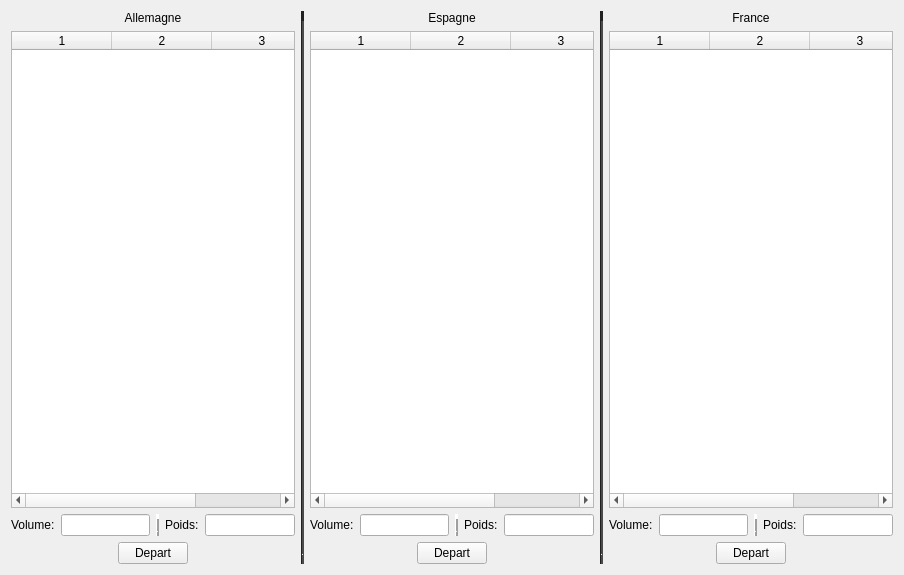
<?xml version="1.0" encoding="UTF-8"?>
<ui version="4.0">
 <class>Widget</class>
 <widget class="QWidget" name="Widget">
  <property name="geometry">
   <rect>
    <x>0</x>
    <y>0</y>
    <width>904</width>
    <height>575</height>
   </rect>
  </property>
  <property name="windowTitle">
   <string>Widget</string>
  </property>
  <layout class="QHBoxLayout" name="horizontalLayout_2">
   <item>
    <layout class="QHBoxLayout" name="horizontalLayout">
     <item>
      <layout class="QVBoxLayout" name="verticalLayoutAllemagne">
       <item>
        <widget class="QLabel" name="labelAllemagne">
         <property name="text">
          <string>Allemagne</string>
         </property>
         <property name="alignment">
          <set>Qt::AlignCenter</set>
         </property>
        </widget>
       </item>
       <item>
        <widget class="QTableWidget" name="tableWidgetAllemagne">
         <property name="maximumSize">
          <size>
           <width>16777215</width>
           <height>16777215</height>
          </size>
         </property>
         <property name="showGrid">
          <bool>true</bool>
         </property>
         <property name="rowCount">
          <number>0</number>
         </property>
         <property name="columnCount">
          <number>3</number>
         </property>
         <attribute name="horizontalHeaderVisible">
          <bool>true</bool>
         </attribute>
         <attribute name="horizontalHeaderStretchLastSection">
          <bool>false</bool>
         </attribute>
         <attribute name="verticalHeaderVisible">
          <bool>true</bool>
         </attribute>
         <column/>
         <column/>
         <column/>
        </widget>
       </item>
       <item>
        <layout class="QHBoxLayout" name="horizontalLayoutAllemagneCamion">
         <item>
          <widget class="QLabel" name="labelVolumeCamionAllemagne">
           <property name="maximumSize">
            <size>
             <width>16777215</width>
             <height>30</height>
            </size>
           </property>
           <property name="text">
            <string>Volume:</string>
           </property>
          </widget>
         </item>
         <item>
          <widget class="QLineEdit" name="lineEditVolumeCamionAllemagne">
           <property name="readOnly">
            <bool>true</bool>
           </property>
          </widget>
         </item>
         <item>
          <widget class="Line" name="line">
           <property name="frameShadow">
            <enum>QFrame::Raised</enum>
           </property>
           <property name="lineWidth">
            <number>5</number>
           </property>
           <property name="orientation">
            <enum>Qt::Vertical</enum>
           </property>
          </widget>
         </item>
         <item>
          <widget class="QLabel" name="labelPoidsCamionAllemagne">
           <property name="text">
            <string>Poids:</string>
           </property>
          </widget>
         </item>
         <item>
          <widget class="QLineEdit" name="lineEditPoidsCamionAllemagne">
           <property name="readOnly">
            <bool>true</bool>
           </property>
          </widget>
         </item>
        </layout>
       </item>
       <item>
        <layout class="QHBoxLayout" name="horizontalLayoutEnvoyerAllemagne">
         <item>
          <spacer name="horizontalSpacer_2">
           <property name="orientation">
            <enum>Qt::Horizontal</enum>
           </property>
           <property name="sizeHint" stdset="0">
            <size>
             <width>40</width>
             <height>20</height>
            </size>
           </property>
          </spacer>
         </item>
         <item>
          <widget class="QPushButton" name="pushButtonAllemagne">
           <property name="maximumSize">
            <size>
             <width>70</width>
             <height>16777215</height>
            </size>
           </property>
           <property name="text">
            <string>Depart</string>
           </property>
          </widget>
         </item>
         <item>
          <spacer name="horizontalSpacer">
           <property name="orientation">
            <enum>Qt::Horizontal</enum>
           </property>
           <property name="sizeHint" stdset="0">
            <size>
             <width>40</width>
             <height>20</height>
            </size>
           </property>
          </spacer>
         </item>
        </layout>
       </item>
      </layout>
     </item>
     <item>
      <widget class="Line" name="line_4">
       <property name="palette">
        <palette>
         <active>
          <colorrole role="WindowText">
           <brush brushstyle="SolidPattern">
            <color alpha="255">
             <red>0</red>
             <green>0</green>
             <blue>0</blue>
            </color>
           </brush>
          </colorrole>
          <colorrole role="Button">
           <brush brushstyle="SolidPattern">
            <color alpha="255">
             <red>32</red>
             <green>74</green>
             <blue>135</blue>
            </color>
           </brush>
          </colorrole>
          <colorrole role="Light">
           <brush brushstyle="SolidPattern">
            <color alpha="255">
             <red>48</red>
             <green>111</green>
             <blue>202</blue>
            </color>
           </brush>
          </colorrole>
          <colorrole role="Midlight">
           <brush brushstyle="SolidPattern">
            <color alpha="255">
             <red>40</red>
             <green>92</green>
             <blue>168</blue>
            </color>
           </brush>
          </colorrole>
          <colorrole role="Dark">
           <brush brushstyle="SolidPattern">
            <color alpha="255">
             <red>16</red>
             <green>37</green>
             <blue>67</blue>
            </color>
           </brush>
          </colorrole>
          <colorrole role="Mid">
           <brush brushstyle="SolidPattern">
            <color alpha="255">
             <red>21</red>
             <green>49</green>
             <blue>90</blue>
            </color>
           </brush>
          </colorrole>
          <colorrole role="Text">
           <brush brushstyle="SolidPattern">
            <color alpha="255">
             <red>0</red>
             <green>0</green>
             <blue>0</blue>
            </color>
           </brush>
          </colorrole>
          <colorrole role="BrightText">
           <brush brushstyle="SolidPattern">
            <color alpha="255">
             <red>255</red>
             <green>255</green>
             <blue>255</blue>
            </color>
           </brush>
          </colorrole>
          <colorrole role="ButtonText">
           <brush brushstyle="SolidPattern">
            <color alpha="255">
             <red>0</red>
             <green>0</green>
             <blue>0</blue>
            </color>
           </brush>
          </colorrole>
          <colorrole role="Base">
           <brush brushstyle="SolidPattern">
            <color alpha="255">
             <red>255</red>
             <green>255</green>
             <blue>255</blue>
            </color>
           </brush>
          </colorrole>
          <colorrole role="Window">
           <brush brushstyle="SolidPattern">
            <color alpha="255">
             <red>32</red>
             <green>74</green>
             <blue>135</blue>
            </color>
           </brush>
          </colorrole>
          <colorrole role="Shadow">
           <brush brushstyle="SolidPattern">
            <color alpha="255">
             <red>0</red>
             <green>0</green>
             <blue>0</blue>
            </color>
           </brush>
          </colorrole>
          <colorrole role="AlternateBase">
           <brush brushstyle="SolidPattern">
            <color alpha="255">
             <red>143</red>
             <green>164</green>
             <blue>195</blue>
            </color>
           </brush>
          </colorrole>
          <colorrole role="ToolTipBase">
           <brush brushstyle="SolidPattern">
            <color alpha="255">
             <red>255</red>
             <green>255</green>
             <blue>220</blue>
            </color>
           </brush>
          </colorrole>
          <colorrole role="ToolTipText">
           <brush brushstyle="SolidPattern">
            <color alpha="255">
             <red>0</red>
             <green>0</green>
             <blue>0</blue>
            </color>
           </brush>
          </colorrole>
          <colorrole role="PlaceholderText">
           <brush brushstyle="SolidPattern">
            <color alpha="127">
             <red>0</red>
             <green>0</green>
             <blue>0</blue>
            </color>
           </brush>
          </colorrole>
         </active>
         <inactive>
          <colorrole role="WindowText">
           <brush brushstyle="SolidPattern">
            <color alpha="255">
             <red>240</red>
             <green>240</green>
             <blue>240</blue>
            </color>
           </brush>
          </colorrole>
          <colorrole role="Button">
           <brush brushstyle="SolidPattern">
            <color alpha="255">
             <red>50</red>
             <green>50</green>
             <blue>50</blue>
            </color>
           </brush>
          </colorrole>
          <colorrole role="Light">
           <brush brushstyle="SolidPattern">
            <color alpha="255">
             <red>75</red>
             <green>75</green>
             <blue>75</blue>
            </color>
           </brush>
          </colorrole>
          <colorrole role="Midlight">
           <brush brushstyle="SolidPattern">
            <color alpha="255">
             <red>42</red>
             <green>42</green>
             <blue>42</blue>
            </color>
           </brush>
          </colorrole>
          <colorrole role="Dark">
           <brush brushstyle="SolidPattern">
            <color alpha="255">
             <red>33</red>
             <green>33</green>
             <blue>33</blue>
            </color>
           </brush>
          </colorrole>
          <colorrole role="Mid">
           <brush brushstyle="SolidPattern">
            <color alpha="255">
             <red>38</red>
             <green>38</green>
             <blue>38</blue>
            </color>
           </brush>
          </colorrole>
          <colorrole role="Text">
           <brush brushstyle="SolidPattern">
            <color alpha="255">
             <red>240</red>
             <green>240</green>
             <blue>240</blue>
            </color>
           </brush>
          </colorrole>
          <colorrole role="BrightText">
           <brush brushstyle="SolidPattern">
            <color alpha="255">
             <red>75</red>
             <green>75</green>
             <blue>75</blue>
            </color>
           </brush>
          </colorrole>
          <colorrole role="ButtonText">
           <brush brushstyle="SolidPattern">
            <color alpha="255">
             <red>240</red>
             <green>240</green>
             <blue>240</blue>
            </color>
           </brush>
          </colorrole>
          <colorrole role="Base">
           <brush brushstyle="SolidPattern">
            <color alpha="255">
             <red>36</red>
             <green>36</green>
             <blue>36</blue>
            </color>
           </brush>
          </colorrole>
          <colorrole role="Window">
           <brush brushstyle="SolidPattern">
            <color alpha="255">
             <red>50</red>
             <green>50</green>
             <blue>50</blue>
            </color>
           </brush>
          </colorrole>
          <colorrole role="Shadow">
           <brush brushstyle="SolidPattern">
            <color alpha="255">
             <red>25</red>
             <green>25</green>
             <blue>25</blue>
            </color>
           </brush>
          </colorrole>
          <colorrole role="AlternateBase">
           <brush brushstyle="SolidPattern">
            <color alpha="255">
             <red>43</red>
             <green>43</green>
             <blue>43</blue>
            </color>
           </brush>
          </colorrole>
          <colorrole role="ToolTipBase">
           <brush brushstyle="SolidPattern">
            <color alpha="255">
             <red>255</red>
             <green>255</green>
             <blue>220</blue>
            </color>
           </brush>
          </colorrole>
          <colorrole role="ToolTipText">
           <brush brushstyle="SolidPattern">
            <color alpha="255">
             <red>0</red>
             <green>0</green>
             <blue>0</blue>
            </color>
           </brush>
          </colorrole>
          <colorrole role="PlaceholderText">
           <brush brushstyle="SolidPattern">
            <color alpha="128">
             <red>240</red>
             <green>240</green>
             <blue>240</blue>
            </color>
           </brush>
          </colorrole>
         </inactive>
         <disabled>
          <colorrole role="WindowText">
           <brush brushstyle="SolidPattern">
            <color alpha="255">
             <red>16</red>
             <green>37</green>
             <blue>67</blue>
            </color>
           </brush>
          </colorrole>
          <colorrole role="Button">
           <brush brushstyle="SolidPattern">
            <color alpha="255">
             <red>32</red>
             <green>74</green>
             <blue>135</blue>
            </color>
           </brush>
          </colorrole>
          <colorrole role="Light">
           <brush brushstyle="SolidPattern">
            <color alpha="255">
             <red>48</red>
             <green>111</green>
             <blue>202</blue>
            </color>
           </brush>
          </colorrole>
          <colorrole role="Midlight">
           <brush brushstyle="SolidPattern">
            <color alpha="255">
             <red>40</red>
             <green>92</green>
             <blue>168</blue>
            </color>
           </brush>
          </colorrole>
          <colorrole role="Dark">
           <brush brushstyle="SolidPattern">
            <color alpha="255">
             <red>16</red>
             <green>37</green>
             <blue>67</blue>
            </color>
           </brush>
          </colorrole>
          <colorrole role="Mid">
           <brush brushstyle="SolidPattern">
            <color alpha="255">
             <red>21</red>
             <green>49</green>
             <blue>90</blue>
            </color>
           </brush>
          </colorrole>
          <colorrole role="Text">
           <brush brushstyle="SolidPattern">
            <color alpha="255">
             <red>16</red>
             <green>37</green>
             <blue>67</blue>
            </color>
           </brush>
          </colorrole>
          <colorrole role="BrightText">
           <brush brushstyle="SolidPattern">
            <color alpha="255">
             <red>255</red>
             <green>255</green>
             <blue>255</blue>
            </color>
           </brush>
          </colorrole>
          <colorrole role="ButtonText">
           <brush brushstyle="SolidPattern">
            <color alpha="255">
             <red>16</red>
             <green>37</green>
             <blue>67</blue>
            </color>
           </brush>
          </colorrole>
          <colorrole role="Base">
           <brush brushstyle="SolidPattern">
            <color alpha="255">
             <red>32</red>
             <green>74</green>
             <blue>135</blue>
            </color>
           </brush>
          </colorrole>
          <colorrole role="Window">
           <brush brushstyle="SolidPattern">
            <color alpha="255">
             <red>32</red>
             <green>74</green>
             <blue>135</blue>
            </color>
           </brush>
          </colorrole>
          <colorrole role="Shadow">
           <brush brushstyle="SolidPattern">
            <color alpha="255">
             <red>37</red>
             <green>37</green>
             <blue>37</blue>
            </color>
           </brush>
          </colorrole>
          <colorrole role="AlternateBase">
           <brush brushstyle="SolidPattern">
            <color alpha="255">
             <red>43</red>
             <green>43</green>
             <blue>43</blue>
            </color>
           </brush>
          </colorrole>
          <colorrole role="ToolTipBase">
           <brush brushstyle="SolidPattern">
            <color alpha="255">
             <red>255</red>
             <green>255</green>
             <blue>220</blue>
            </color>
           </brush>
          </colorrole>
          <colorrole role="ToolTipText">
           <brush brushstyle="SolidPattern">
            <color alpha="255">
             <red>0</red>
             <green>0</green>
             <blue>0</blue>
            </color>
           </brush>
          </colorrole>
          <colorrole role="PlaceholderText">
           <brush brushstyle="SolidPattern">
            <color alpha="128">
             <red>240</red>
             <green>240</green>
             <blue>240</blue>
            </color>
           </brush>
          </colorrole>
         </disabled>
        </palette>
       </property>
       <property name="lineWidth">
        <number>10</number>
       </property>
       <property name="orientation">
        <enum>Qt::Vertical</enum>
       </property>
      </widget>
     </item>
     <item>
      <layout class="QVBoxLayout" name="verticalLayoutEspagne">
       <item>
        <widget class="QLabel" name="labelEspagne">
         <property name="text">
          <string>Espagne</string>
         </property>
         <property name="alignment">
          <set>Qt::AlignCenter</set>
         </property>
        </widget>
       </item>
       <item>
        <widget class="QTableWidget" name="tableWidgetEspagne">
         <property name="maximumSize">
          <size>
           <width>16777215</width>
           <height>16777215</height>
          </size>
         </property>
         <property name="columnCount">
          <number>3</number>
         </property>
         <column/>
         <column/>
         <column/>
        </widget>
       </item>
       <item>
        <layout class="QHBoxLayout" name="horizontalLayoutEspagneCamion">
         <item>
          <widget class="QLabel" name="labelVolumeCamionEspagne">
           <property name="maximumSize">
            <size>
             <width>16777215</width>
             <height>30</height>
            </size>
           </property>
           <property name="text">
            <string>Volume:</string>
           </property>
          </widget>
         </item>
         <item>
          <widget class="QLineEdit" name="lineEditVolumeCamionEspagne">
           <property name="readOnly">
            <bool>true</bool>
           </property>
          </widget>
         </item>
         <item>
          <widget class="Line" name="line_2">
           <property name="frameShadow">
            <enum>QFrame::Raised</enum>
           </property>
           <property name="lineWidth">
            <number>5</number>
           </property>
           <property name="orientation">
            <enum>Qt::Vertical</enum>
           </property>
          </widget>
         </item>
         <item>
          <widget class="QLabel" name="labelPoidsCamionEspagne">
           <property name="text">
            <string>Poids:</string>
           </property>
          </widget>
         </item>
         <item>
          <widget class="QLineEdit" name="lineEditPoidsCamionEspagne">
           <property name="readOnly">
            <bool>true</bool>
           </property>
          </widget>
         </item>
        </layout>
       </item>
       <item>
        <layout class="QHBoxLayout" name="horizontalLayoutEnvoyerEspagne">
         <item>
          <spacer name="horizontalSpacer_3">
           <property name="orientation">
            <enum>Qt::Horizontal</enum>
           </property>
           <property name="sizeHint" stdset="0">
            <size>
             <width>40</width>
             <height>20</height>
            </size>
           </property>
          </spacer>
         </item>
         <item>
          <widget class="QPushButton" name="pushButtonEspagne">
           <property name="maximumSize">
            <size>
             <width>70</width>
             <height>16777215</height>
            </size>
           </property>
           <property name="text">
            <string>Depart</string>
           </property>
          </widget>
         </item>
         <item>
          <spacer name="horizontalSpacer_4">
           <property name="orientation">
            <enum>Qt::Horizontal</enum>
           </property>
           <property name="sizeHint" stdset="0">
            <size>
             <width>40</width>
             <height>20</height>
            </size>
           </property>
          </spacer>
         </item>
        </layout>
       </item>
      </layout>
     </item>
     <item>
      <widget class="Line" name="line_5">
       <property name="palette">
        <palette>
         <active>
          <colorrole role="WindowText">
           <brush brushstyle="SolidPattern">
            <color alpha="255">
             <red>0</red>
             <green>0</green>
             <blue>0</blue>
            </color>
           </brush>
          </colorrole>
          <colorrole role="Button">
           <brush brushstyle="SolidPattern">
            <color alpha="255">
             <red>32</red>
             <green>74</green>
             <blue>135</blue>
            </color>
           </brush>
          </colorrole>
          <colorrole role="Light">
           <brush brushstyle="SolidPattern">
            <color alpha="255">
             <red>48</red>
             <green>111</green>
             <blue>202</blue>
            </color>
           </brush>
          </colorrole>
          <colorrole role="Midlight">
           <brush brushstyle="SolidPattern">
            <color alpha="255">
             <red>40</red>
             <green>92</green>
             <blue>168</blue>
            </color>
           </brush>
          </colorrole>
          <colorrole role="Dark">
           <brush brushstyle="SolidPattern">
            <color alpha="255">
             <red>16</red>
             <green>37</green>
             <blue>67</blue>
            </color>
           </brush>
          </colorrole>
          <colorrole role="Mid">
           <brush brushstyle="SolidPattern">
            <color alpha="255">
             <red>21</red>
             <green>49</green>
             <blue>90</blue>
            </color>
           </brush>
          </colorrole>
          <colorrole role="Text">
           <brush brushstyle="SolidPattern">
            <color alpha="255">
             <red>0</red>
             <green>0</green>
             <blue>0</blue>
            </color>
           </brush>
          </colorrole>
          <colorrole role="BrightText">
           <brush brushstyle="SolidPattern">
            <color alpha="255">
             <red>255</red>
             <green>255</green>
             <blue>255</blue>
            </color>
           </brush>
          </colorrole>
          <colorrole role="ButtonText">
           <brush brushstyle="SolidPattern">
            <color alpha="255">
             <red>0</red>
             <green>0</green>
             <blue>0</blue>
            </color>
           </brush>
          </colorrole>
          <colorrole role="Base">
           <brush brushstyle="SolidPattern">
            <color alpha="255">
             <red>255</red>
             <green>255</green>
             <blue>255</blue>
            </color>
           </brush>
          </colorrole>
          <colorrole role="Window">
           <brush brushstyle="SolidPattern">
            <color alpha="255">
             <red>32</red>
             <green>74</green>
             <blue>135</blue>
            </color>
           </brush>
          </colorrole>
          <colorrole role="Shadow">
           <brush brushstyle="SolidPattern">
            <color alpha="255">
             <red>0</red>
             <green>0</green>
             <blue>0</blue>
            </color>
           </brush>
          </colorrole>
          <colorrole role="AlternateBase">
           <brush brushstyle="SolidPattern">
            <color alpha="255">
             <red>143</red>
             <green>164</green>
             <blue>195</blue>
            </color>
           </brush>
          </colorrole>
          <colorrole role="ToolTipBase">
           <brush brushstyle="SolidPattern">
            <color alpha="255">
             <red>255</red>
             <green>255</green>
             <blue>220</blue>
            </color>
           </brush>
          </colorrole>
          <colorrole role="ToolTipText">
           <brush brushstyle="SolidPattern">
            <color alpha="255">
             <red>0</red>
             <green>0</green>
             <blue>0</blue>
            </color>
           </brush>
          </colorrole>
          <colorrole role="PlaceholderText">
           <brush brushstyle="SolidPattern">
            <color alpha="127">
             <red>0</red>
             <green>0</green>
             <blue>0</blue>
            </color>
           </brush>
          </colorrole>
         </active>
         <inactive>
          <colorrole role="WindowText">
           <brush brushstyle="SolidPattern">
            <color alpha="255">
             <red>240</red>
             <green>240</green>
             <blue>240</blue>
            </color>
           </brush>
          </colorrole>
          <colorrole role="Button">
           <brush brushstyle="SolidPattern">
            <color alpha="255">
             <red>50</red>
             <green>50</green>
             <blue>50</blue>
            </color>
           </brush>
          </colorrole>
          <colorrole role="Light">
           <brush brushstyle="SolidPattern">
            <color alpha="255">
             <red>75</red>
             <green>75</green>
             <blue>75</blue>
            </color>
           </brush>
          </colorrole>
          <colorrole role="Midlight">
           <brush brushstyle="SolidPattern">
            <color alpha="255">
             <red>42</red>
             <green>42</green>
             <blue>42</blue>
            </color>
           </brush>
          </colorrole>
          <colorrole role="Dark">
           <brush brushstyle="SolidPattern">
            <color alpha="255">
             <red>33</red>
             <green>33</green>
             <blue>33</blue>
            </color>
           </brush>
          </colorrole>
          <colorrole role="Mid">
           <brush brushstyle="SolidPattern">
            <color alpha="255">
             <red>38</red>
             <green>38</green>
             <blue>38</blue>
            </color>
           </brush>
          </colorrole>
          <colorrole role="Text">
           <brush brushstyle="SolidPattern">
            <color alpha="255">
             <red>240</red>
             <green>240</green>
             <blue>240</blue>
            </color>
           </brush>
          </colorrole>
          <colorrole role="BrightText">
           <brush brushstyle="SolidPattern">
            <color alpha="255">
             <red>75</red>
             <green>75</green>
             <blue>75</blue>
            </color>
           </brush>
          </colorrole>
          <colorrole role="ButtonText">
           <brush brushstyle="SolidPattern">
            <color alpha="255">
             <red>240</red>
             <green>240</green>
             <blue>240</blue>
            </color>
           </brush>
          </colorrole>
          <colorrole role="Base">
           <brush brushstyle="SolidPattern">
            <color alpha="255">
             <red>36</red>
             <green>36</green>
             <blue>36</blue>
            </color>
           </brush>
          </colorrole>
          <colorrole role="Window">
           <brush brushstyle="SolidPattern">
            <color alpha="255">
             <red>50</red>
             <green>50</green>
             <blue>50</blue>
            </color>
           </brush>
          </colorrole>
          <colorrole role="Shadow">
           <brush brushstyle="SolidPattern">
            <color alpha="255">
             <red>25</red>
             <green>25</green>
             <blue>25</blue>
            </color>
           </brush>
          </colorrole>
          <colorrole role="AlternateBase">
           <brush brushstyle="SolidPattern">
            <color alpha="255">
             <red>43</red>
             <green>43</green>
             <blue>43</blue>
            </color>
           </brush>
          </colorrole>
          <colorrole role="ToolTipBase">
           <brush brushstyle="SolidPattern">
            <color alpha="255">
             <red>255</red>
             <green>255</green>
             <blue>220</blue>
            </color>
           </brush>
          </colorrole>
          <colorrole role="ToolTipText">
           <brush brushstyle="SolidPattern">
            <color alpha="255">
             <red>0</red>
             <green>0</green>
             <blue>0</blue>
            </color>
           </brush>
          </colorrole>
          <colorrole role="PlaceholderText">
           <brush brushstyle="SolidPattern">
            <color alpha="128">
             <red>240</red>
             <green>240</green>
             <blue>240</blue>
            </color>
           </brush>
          </colorrole>
         </inactive>
         <disabled>
          <colorrole role="WindowText">
           <brush brushstyle="SolidPattern">
            <color alpha="255">
             <red>16</red>
             <green>37</green>
             <blue>67</blue>
            </color>
           </brush>
          </colorrole>
          <colorrole role="Button">
           <brush brushstyle="SolidPattern">
            <color alpha="255">
             <red>32</red>
             <green>74</green>
             <blue>135</blue>
            </color>
           </brush>
          </colorrole>
          <colorrole role="Light">
           <brush brushstyle="SolidPattern">
            <color alpha="255">
             <red>48</red>
             <green>111</green>
             <blue>202</blue>
            </color>
           </brush>
          </colorrole>
          <colorrole role="Midlight">
           <brush brushstyle="SolidPattern">
            <color alpha="255">
             <red>40</red>
             <green>92</green>
             <blue>168</blue>
            </color>
           </brush>
          </colorrole>
          <colorrole role="Dark">
           <brush brushstyle="SolidPattern">
            <color alpha="255">
             <red>16</red>
             <green>37</green>
             <blue>67</blue>
            </color>
           </brush>
          </colorrole>
          <colorrole role="Mid">
           <brush brushstyle="SolidPattern">
            <color alpha="255">
             <red>21</red>
             <green>49</green>
             <blue>90</blue>
            </color>
           </brush>
          </colorrole>
          <colorrole role="Text">
           <brush brushstyle="SolidPattern">
            <color alpha="255">
             <red>16</red>
             <green>37</green>
             <blue>67</blue>
            </color>
           </brush>
          </colorrole>
          <colorrole role="BrightText">
           <brush brushstyle="SolidPattern">
            <color alpha="255">
             <red>255</red>
             <green>255</green>
             <blue>255</blue>
            </color>
           </brush>
          </colorrole>
          <colorrole role="ButtonText">
           <brush brushstyle="SolidPattern">
            <color alpha="255">
             <red>16</red>
             <green>37</green>
             <blue>67</blue>
            </color>
           </brush>
          </colorrole>
          <colorrole role="Base">
           <brush brushstyle="SolidPattern">
            <color alpha="255">
             <red>32</red>
             <green>74</green>
             <blue>135</blue>
            </color>
           </brush>
          </colorrole>
          <colorrole role="Window">
           <brush brushstyle="SolidPattern">
            <color alpha="255">
             <red>32</red>
             <green>74</green>
             <blue>135</blue>
            </color>
           </brush>
          </colorrole>
          <colorrole role="Shadow">
           <brush brushstyle="SolidPattern">
            <color alpha="255">
             <red>37</red>
             <green>37</green>
             <blue>37</blue>
            </color>
           </brush>
          </colorrole>
          <colorrole role="AlternateBase">
           <brush brushstyle="SolidPattern">
            <color alpha="255">
             <red>43</red>
             <green>43</green>
             <blue>43</blue>
            </color>
           </brush>
          </colorrole>
          <colorrole role="ToolTipBase">
           <brush brushstyle="SolidPattern">
            <color alpha="255">
             <red>255</red>
             <green>255</green>
             <blue>220</blue>
            </color>
           </brush>
          </colorrole>
          <colorrole role="ToolTipText">
           <brush brushstyle="SolidPattern">
            <color alpha="255">
             <red>0</red>
             <green>0</green>
             <blue>0</blue>
            </color>
           </brush>
          </colorrole>
          <colorrole role="PlaceholderText">
           <brush brushstyle="SolidPattern">
            <color alpha="128">
             <red>240</red>
             <green>240</green>
             <blue>240</blue>
            </color>
           </brush>
          </colorrole>
         </disabled>
        </palette>
       </property>
       <property name="lineWidth">
        <number>10</number>
       </property>
       <property name="orientation">
        <enum>Qt::Vertical</enum>
       </property>
      </widget>
     </item>
     <item>
      <layout class="QVBoxLayout" name="verticalLayoutFrance">
       <item>
        <widget class="QLabel" name="labelFrance">
         <property name="text">
          <string>France</string>
         </property>
         <property name="alignment">
          <set>Qt::AlignCenter</set>
         </property>
        </widget>
       </item>
       <item>
        <widget class="QTableWidget" name="tableWidgetFrance">
         <property name="maximumSize">
          <size>
           <width>16777215</width>
           <height>16777215</height>
          </size>
         </property>
         <property name="columnCount">
          <number>3</number>
         </property>
         <column/>
         <column/>
         <column/>
        </widget>
       </item>
       <item>
        <layout class="QHBoxLayout" name="horizontalLayoutFranceCamion">
         <item>
          <widget class="QLabel" name="labelVolumeCamionFrance">
           <property name="maximumSize">
            <size>
             <width>16777215</width>
             <height>30</height>
            </size>
           </property>
           <property name="text">
            <string>Volume:</string>
           </property>
          </widget>
         </item>
         <item>
          <widget class="QLineEdit" name="lineEditVolumeCamionFrance">
           <property name="readOnly">
            <bool>true</bool>
           </property>
          </widget>
         </item>
         <item>
          <widget class="Line" name="line_3">
           <property name="frameShadow">
            <enum>QFrame::Raised</enum>
           </property>
           <property name="lineWidth">
            <number>5</number>
           </property>
           <property name="orientation">
            <enum>Qt::Vertical</enum>
           </property>
          </widget>
         </item>
         <item>
          <widget class="QLabel" name="labelPoidsCamionFrance">
           <property name="text">
            <string>Poids:</string>
           </property>
          </widget>
         </item>
         <item>
          <widget class="QLineEdit" name="lineEditPoidsCamionFrance">
           <property name="readOnly">
            <bool>true</bool>
           </property>
          </widget>
         </item>
        </layout>
       </item>
       <item>
        <layout class="QHBoxLayout" name="horizontalLayoutEnvoyerFrance">
         <item>
          <spacer name="horizontalSpacer_5">
           <property name="orientation">
            <enum>Qt::Horizontal</enum>
           </property>
           <property name="sizeHint" stdset="0">
            <size>
             <width>40</width>
             <height>20</height>
            </size>
           </property>
          </spacer>
         </item>
         <item>
          <widget class="QPushButton" name="pushButtonFrance">
           <property name="maximumSize">
            <size>
             <width>70</width>
             <height>16777215</height>
            </size>
           </property>
           <property name="text">
            <string>Depart</string>
           </property>
          </widget>
         </item>
         <item>
          <spacer name="horizontalSpacer_6">
           <property name="orientation">
            <enum>Qt::Horizontal</enum>
           </property>
           <property name="sizeHint" stdset="0">
            <size>
             <width>40</width>
             <height>20</height>
            </size>
           </property>
          </spacer>
         </item>
        </layout>
       </item>
      </layout>
     </item>
    </layout>
   </item>
  </layout>
 </widget>
 <resources/>
 <connections/>
</ui>
